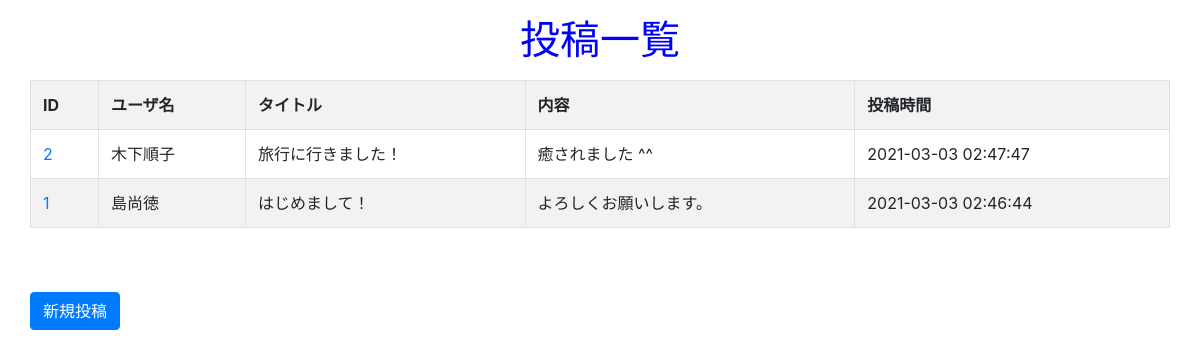
The app's page /, older data.
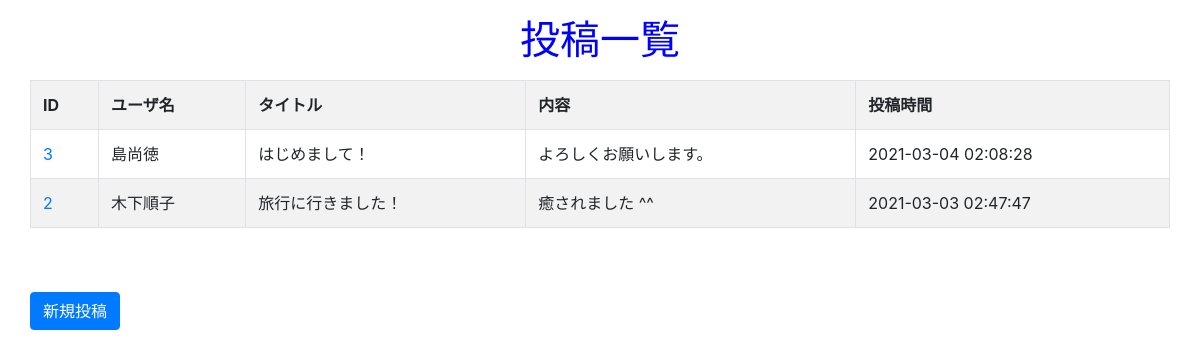
The same page, newer data.
### tables this page shows
CREATE TABLE `messages` (
  `id` int(11) NOT NULL AUTO_INCREMENT,
  `name` varchar(50) NOT NULL,
  `title` varchar(50) NOT NULL,
  `body` varchar(100) NOT NULL,
  `image` varchar(100) NOT NULL,
  `created_at` timestamp NOT NULL DEFAULT CURRENT_TIMESTAMP ON UPDATE CURRENT_TIMESTAMP,
  PRIMARY KEY (`id`)
);

### index.php (called while the page is built, shortened)
<?php
    require_once 'models/Message.php';
    $messages = Message::all();
    include_once 'views/index_view.php';

### models/Message.php (called while the page is built, shortened)
<?php
    class Message extends Model{
        public static function all(){
            try {
                $pdo = self::get_connection();
                $stmt = $pdo->query('SELECT * FROM messages ORDER BY id DESC');
                $stmt->setFetchMode(PDO::FETCH_CLASS|PDO::FETCH_PROPS_LATE, 'Message');
                $messages = $stmt->fetchAll();
                return $messages;
            } catch (PDOException $e) {
                return 'PDO exception: ' . $e->getMessage();
            }
        }
    }

### views/index_view.php (the view, shortened to what this page needs)
<!DOCTYPE html>
<html lang="ja">
    <head>
        <link rel="stylesheet" href="https://stackpath.bootstrapcdn.com/bootstrap/4.3.1/css/bootstrap.min.css">
        <link rel="stylesheet" href="css/style.css">
    </head>
    <body>
        <div class="container">
            <div class="row mt-3">
                <h1 class=" col-sm-12 text-center">投稿一覧</h1>
            </div>
            <div class="row mt-2">
            <?php if($messages !== null): ?>
            <?php if(count($messages) !== 0): ?>
                <table class="col-sm-12 table table-bordered table-striped">
                    <tr>
                        <th>ID</th>
                        <th>ユーザ名</th>
                        <th>タイトル</th>
                        <th>内容</th>
                        <th>投稿時間</th>
                    </tr>
                <?php foreach($messages as $message): ?>
                    <tr>
                        <td><a href="show.php?id=<?= $message->id ?>"><?= $message->id ?></a></td>
                        <td><?= $message->name ?></td>
                        <td><?= $message->title ?></td>
                        <td><?= $message->body ?></td>
                        <td><?= $message->created_at ?></td>
                    </tr>
                <?php endforeach; ?>
                </table>
            <?php else: ?>
                    <p>データ一件もありません。</p>
            <?php endif; ?>
            </div>
            <?php endif; ?>
            <div class="row mt-5">
                <a href="create.php" class="btn btn-primary">新規投稿</a>
            </div>
        </div>
    </body>
</html>

Row changes from the older to the newer data that the page shows:
removed messages: id "1", name "島尚徳", title "はじめまして！", body "よろしくお願いします。", created_at "2021-03-03 02:46:44"
added messages: id "3", name "島尚徳", title "はじめまして！", body "よろしくお願いします。", created_at "2021-03-04 02:08:28"
